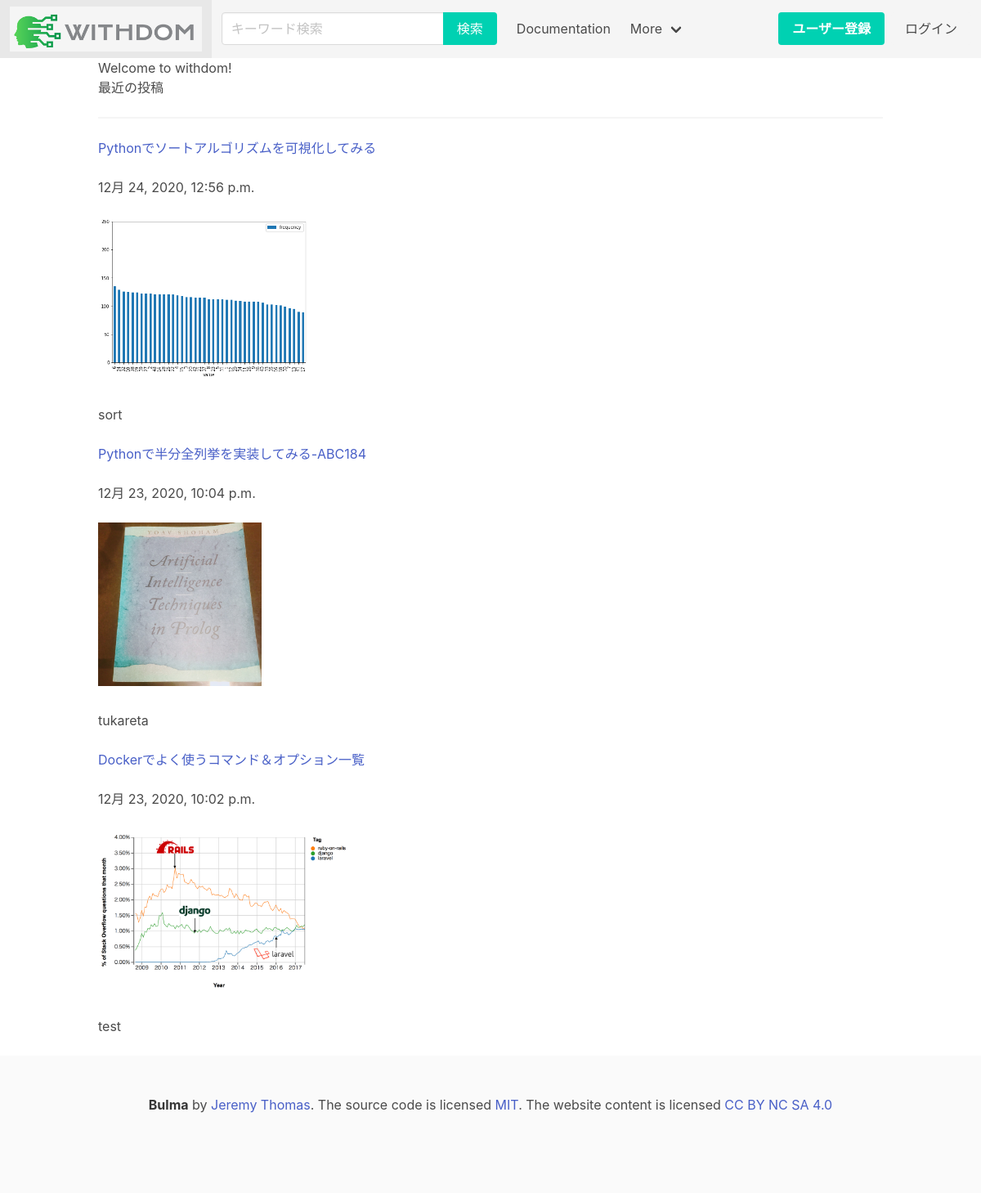
/posts/, run on the app's committed database.
### posts/models.py (models this page shows, shortened)
class Post(models.Model):
    title = models.CharField(max_length=100)
    published = models.DateTimeField()
    image = models.ImageField(upload_to='media/')
    body = models.TextField()
    def summary(self):
        return self.body[:100]

### posts/views.py (the view)
# urls.py: path('', views.index, name='index'),
def index(request):
    posts = Post.objects.order_by('-published')
    return render(request, 'posts/index.html', {'posts' : posts})

### posts/templates/posts/index.html (shortened to what this page needs)
<!DOCTYPE html>
<html lang="ja-jp">
<head>
    <link rel="stylesheet" href="https://cdn.jsdelivr.net/npm/bulma@0.9.1/css/bulma.min.css">
</head>
<body>
    <nav class="navbar is-light" role="navigation" aria-label="main navigation">
        <div class="navbar-brand">
            <a class="navbar-item" href="/">
                {% load static %}
                <img src="{% static 'posts/logo3.png' %}" class="img-fluid rounded" style="max-height: 55px" /></a>
        </div>
        <div id="navbarBasicExample" class="navbar-menu">
            <div class="navbar-start">
                <div class="navbar-item">
                    <div class="field has-addons">
                        <div class="control">
                            <input class="input" type="text" name="search" placeholder="キーワード検索">
                        </div>
                        <div class="control">
                            <a class="button is-primary">検索</a>
                        </div>
                    </div>
                </div>
                <a class="navbar-item">
                    Documentation
                </a>
                <div class="navbar-item has-dropdown is-hoverable">
                    <a class="navbar-link">
                        More
                    </a>
                </div>
            </div>
            <div class="navbar-end">
                {% if user.id %}
                <div class="navbar-item has-dropdown is-hoverable">
                    <a class="navbar-link">
                        {{ user.username }}
                    </a>
                    <div class="navbar-dropdown is-right">
                        <a class="navbar-item">
                            About
                        </a>
                        <a class="navbar-item">
                            Jobs
                        </a>
                        <a class="navbar-item">
                            Contact
                        </a>
                        <hr class="navbar-divider">
                        <a class="navbar-item" href= "{% url 'accounts:logout' %}">
                            ログアウト
                        </a>
                    </div>
                </div>
                {% else %}
                <div class="navbar-item">
                    <div class="buttons">
                        <a class="button is-primary" href= "{% url 'accounts:signup' %}">
                            <strong>ユーザー登録</strong>
                        </a>
                        <a class="button is-light" href= "{% url 'accounts:login' %}">
                            ログイン
                        </a>
                    </div>
                </div>
            </div>
            {% endif %}
        </div>
    </nav>
    <div class="container">
        <h1>Welcome to withdom!</h1>
        <h2>最近の投稿</h2>
        <hr>
        {% for post in posts.all%}
        <a href="{% url 'post_detail' post.id %}">{{ post.title }}</a>
        <br /><br />
        {{ post.published }}
        <br /><br />
        <img src="{{ post.image.url }}" class="img-fluid rounded" style="max-height: 200px" />
        <br /><br />
        {{ post.summary }}
        <br /><br />
        {% endfor %}
    </div>
    <footer class="footer">
        <div class="content has-text-centered">
            <p>
                <strong>Bulma</strong> by <a href="/">Jeremy Thomas</a>. The source code is licensed
                <a href="/">MIT</a>. The website content
                is licensed <a href="/">CC BY NC SA 4.0</a>
            </p>
        </div>
    </footer>
</body>
</html>

### data on the page
Post: title "Pythonでソートアルゴリズムを可視化してみる", published "12月 24, 2020, 12:56 p.m.", image (picture), summary "sort"
Post: title "Pythonで半分全列挙を実装してみる-ABC184", published "12月 23, 2020, 10:04 p.m.", image (picture), summary "tukareta"
Post: title "Dockerでよく使うコマンド＆オプション一覧", published "12月 23, 2020, 10:02 p.m.", image (picture), summary "test"
